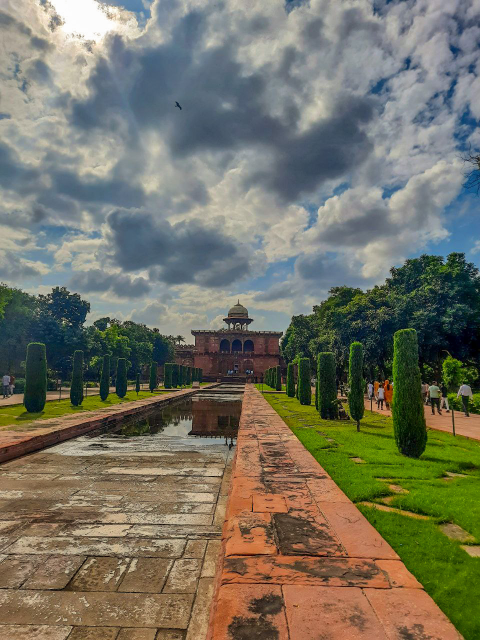
#> input picture Add Code Here/PYTHON/image processing using opencv/TriptiVerma_IndiaThroughMyLens.jpg, 960 x 1280 px (shown at 1/2 size)
$ python Canny_Edge_detection.py
#> lines starting #> are read from the running program, lines starting #| are printed output that depends on the picture
import cv2
img = cv2.imread('TriptiVerma_IndiaThroughMyLens.jpg', 1)
#> img is the input picture: shape (1280, 960, 3); mean B, G, R 98.9, 114.6, 116.1
img = cv2.resize(img, (450,300))
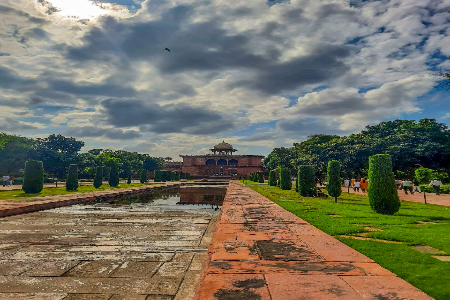
#> img: shape (300, 450, 3); mean B, G, R 98.9, 114.6, 116.1
def null(x):
    pass
# create trackbars to control threshold values
cv2.namedWindow('Canny')
cv2.resizeWindow('Canny', (450,300))
cv2.createTrackbar('MIN', 'Canny', 80,255, null)
cv2.createTrackbar('MAX', 'Canny', 120,255, null)
while True:
    # get Trackbar position
    a = cv2.getTrackbarPos('MIN', 'Canny')
    b = cv2.getTrackbarPos('MAX', 'Canny')
    # Canny Edge detection
    # arguments: image, min_val, max_val
    canny = cv2.Canny(img,a,b)
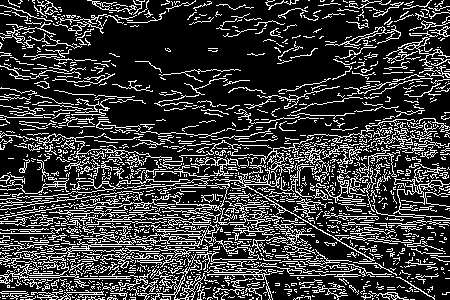
#> canny: shape (300, 450); 22.5% white in thin lines or dots
    # display the images
    cv2.imshow('Canny', canny)
    k = cv2.waitKey(1) & 0xFF
#> (key q is pressed here)
    if k == ord('q'):
        break
cv2.destroyAllWindows()
